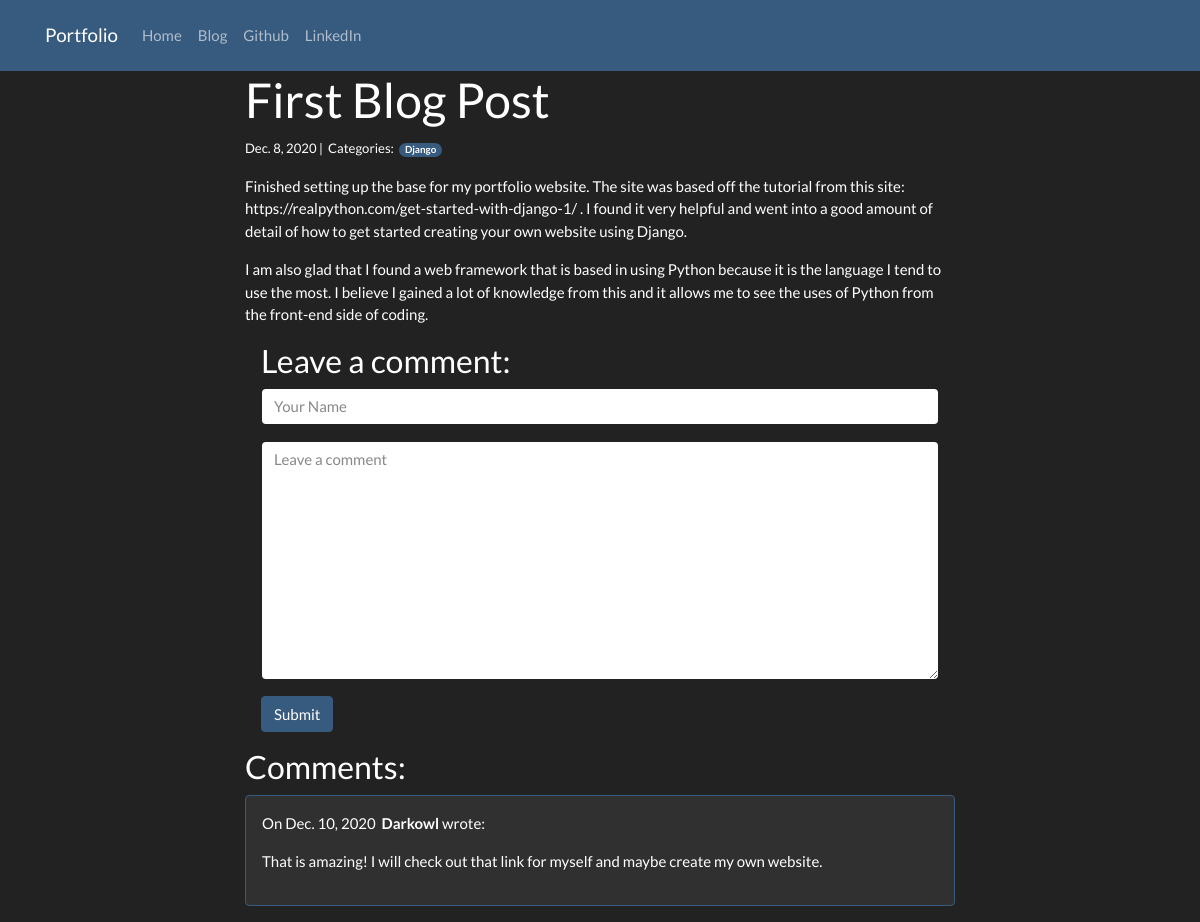
Page /blog/1/ on the committed database.
### blog/models.py (models this page shows, shortened)
class Post(models.Model):
    title = models.CharField(max_length=255)
    body = models.TextField()
    created_on = models.DateTimeField(auto_now_add=True) # Timestamp updated when a row is first added to the database
    last_modified = models.DateTimeField(auto_now=True) # Timestamp updated every time an object is saved
    categories = models.ManyToManyField("Category", related_name='posts') # Allows many categories to be assigned to many posts

class Category(models.Model):
    name = models.CharField(max_length=20)

class Comment(models.Model):
    author = models.CharField(max_length=60)
    body = models.TextField()
    created_on = models.DateTimeField(auto_now_add=True)
    post = models.ForeignKey("Post", on_delete=models.CASCADE) # Similar to ManyToMany but now defines ManyToOne (many comments to one post)

### blog/views.py (the view, shortened to what this page needs)
# urls.py: path("<int:pk>/", views.blog_detail, name="blog_detail"),
def blog_detail(request, pk):
    post = Post.objects.get(pk=pk) # Retrieves object with a given pk
    form = CommentForm()
    comments = Comment.objects.filter(post=post) # Get all comments in a post
    context = {
        "post": post,
        "comments": comments,
        "form": form,
    }
    return render(request, "blog_detail.html", context)

### blog/forms.py
class CommentForm(forms.Form):
    author = forms.CharField(
        max_length=60,
        widget=forms.TextInput(attrs={
            "class": "form-control",
            "Placeholder": "Your Name"
        })
    )
    body = forms.CharField(widget=forms.Textarea(
        attrs={
            "class": "form-control",
            "placeholder": "Leave a comment"
        })
    )

### blog/templates/blog_detail.html (shortened to what this page needs)
{% extends "base.html" %}
{% block page_content %}
<div class="col-md-8 offset-md-2">
    <h1>{{ post.title }}</h1>
    <small>
        {{ post.created_on.date }} |&nbsp;
        Categories:&nbsp;
        {% for category in post.categories.all %}
        <a class="badge badge-pill badge-primary" href="{% url 'blog_category' category.name %}">
            {{ category.name }}
        </a>&nbsp;
        {% endfor %}
    </small>
    <p>{{ post.body | linebreaks }}</p>
    <div style="margin: 1rem">
    <h3>Leave a comment:</h3>
    <form action="/blog/{{ post.pk }}/" method="post">
        <div class="form-group">
            {{ form.author }}
        </div>
        <div class="form-group">
            {{ form.body }}
        </div>
        <button type="submit" class="btn btn-primary">Submit</button>
    </form>
    </div>
    <h3>Comments:</h3>
    {% for comment in comments %}
    <div class="card border-primary mb-3" style="padding: 1rem">
    <p>
        On {{comment.created_on.date }}&nbsp;
        <b>{{ comment.author }}</b> wrote:
    </p>
    <p>{{ comment.body }}</p>
    </div>
    {% endfor %}
</div>
{% endblock %}

### personal_site/templates/base.html (shortened to what this page needs)
<!doctype html>
<html lang="en">
  <head>
    <link rel="stylesheet" href="https://bootswatch.com/4/darkly/bootstrap.min.css">
  </head>
<nav class="navbar navbar-expand-lg navbar-dark bg-primary">
    <div class="container">
        <a class="navbar-brand" href="{% url 'project_index' %}">Portfolio</a>
        <div class="collapse navbar-collapse" id="navbarSupportedContent">
          <ul class="navbar-nav mr-auto">
            <li class="nav-item">
              <a class="nav-link" href="{% url 'project_index' %}">Home</a>
            </li>
            <li class="nav-item">
              <a class="nav-link" href="{% url 'blog_index' %}">Blog</a>
            </li>
            <li class="nav-item">
              <a class="nav-link" href="https://github.com/tungr" target="_blank">Github</a>
            </li>
            <li class="nav-item">
            <a class="nav-link" href="https://www.linkedin.com/in/robert-tung-799026134/" target="_blank">LinkedIn</a>
          </ul>
        </div>
    </div>
</nav>
<div class="container">
    {% block page_content %}{% endblock %}
</div>
<body>
</body>

### rows in the picture
Post: title "First Blog Post", created_on "Dec. 8, 2020", body "Finished setting up the base for my portfolio website. The site was based off the tutorial from this site: https://realpython.com/get-started-with-django-1/ . I found it very helpful and went into a good amount of detail of how to get started creating your own website using Django. I am also glad that I found a web framework that is based in using Python because it is the language I tend to use the most. I believe I gained a lot of knowledge from this and it allows me to see the uses of Python from the front-end side of coding."
Category: name "Django"
Comment: created_on "Dec. 10, 2020", author "Darkowl", body "That is amazing! I will check out that link for myself and maybe create my own website."
